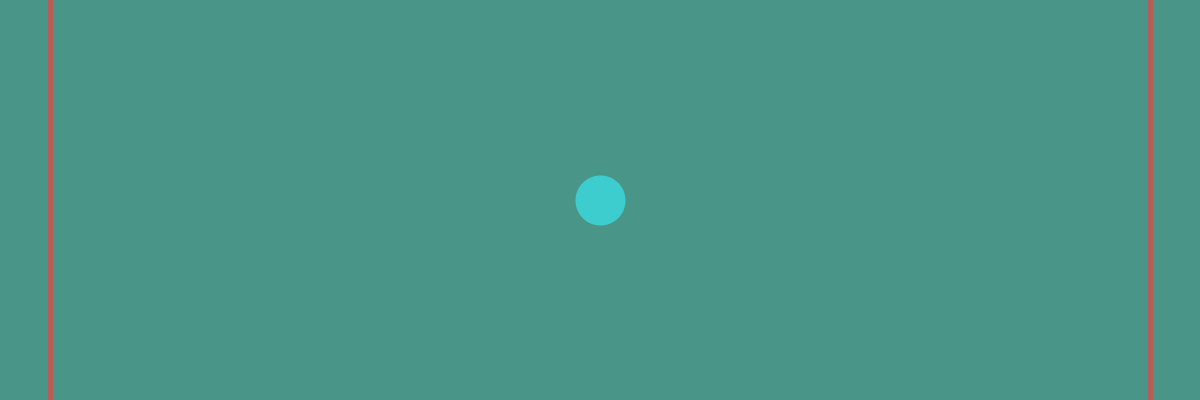
Frame 1 (no input)
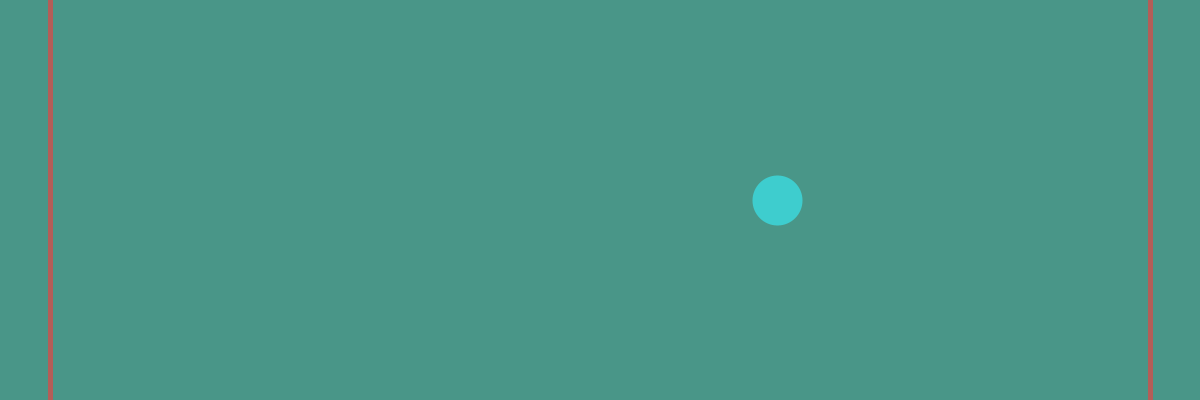
Frame 60 (the mouse pressed at the canvas centre just before this capture)
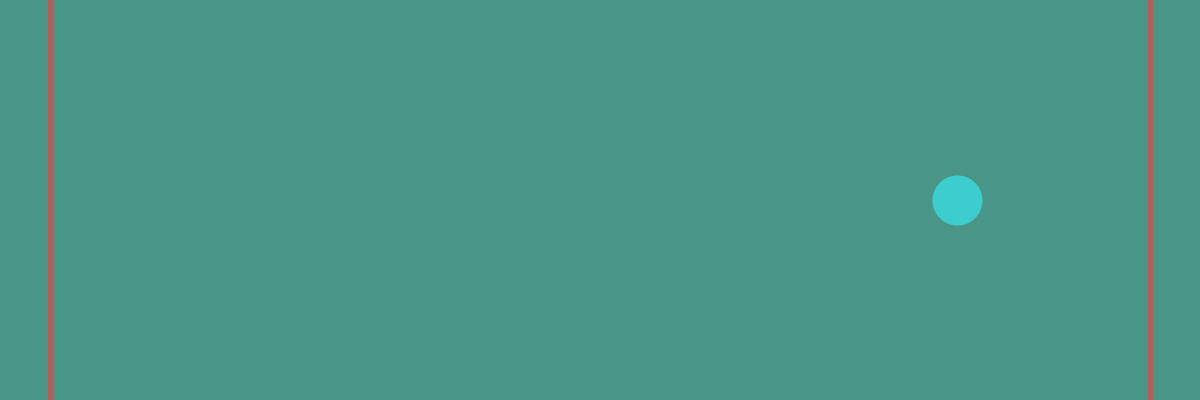
Frame 120 (the mouse held since frame 60 and released just before this capture)

The Processing sketch that drew these frames (run headless with seeded random() and noise(); from frame 60 on, the mouse is pressed at the canvas centre):

// Processing sketch: odbijaczBasic
// ── odbijaczBasic.pde
float pozycja;
float predkosc;

void setup() {
  size(1200, 400);
  colorMode(HSB);
  background(80, 130, 150);
  frameRate(60);
  pozycja = width/2;
  predkosc = 3;
}

void draw() {
  background(120, 130, 150); //wymazuje ekran po kazdej klartce!!!
  strokeWeight(5);
  stroke(0, 200, 255, 150);
  line(width-50, 0, width-50, height);
  line(50, 0, 50, height);
  //frameCount to licznik klatek, po każdej klatce animacj zwiększa sie o jeden
  strokeWeight(50);
  stroke(130, 200, 255, 150);
  point(pozycja, height/2);
  
  pozycja = pozycja + predkosc;
  
  if(pozycja > width-50) predkosc = -3; 
  if(pozycja < 50) predkosc = 3; 
} 
